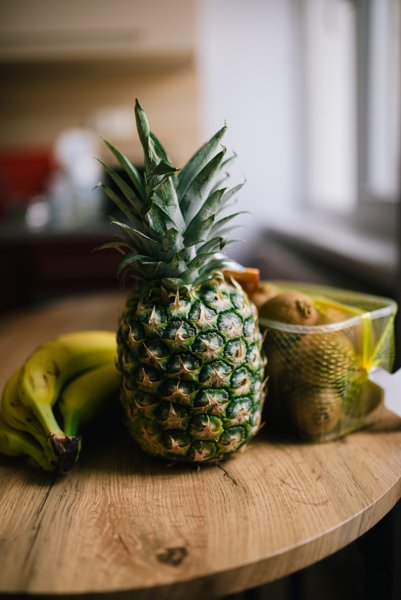
#> input picture scratch/fruit_candidates/A_vibrant_assortment_of_fresh_fruits.jpg_thumb.jpg, 401 x 600 px, given in place of Collection_of_fruits.jpg, which was not available
$ python crop_fruit.py
#> lines starting #> are read from the running program, lines starting #| are printed output that depends on the picture
from PIL import Image

src = 'scratch/fruit_candidates/Collection_of_fruits.jpg'
im = Image.open(src)
#> im is the input picture: PIL image 401x600 RGB; mean R, G, B 122.9, 109.2, 87.3
w, h = im.size
#> w = 401; h = 600
print("Source dimensions:", w, h)
#| Source dimensions: 401 600

# 4:3 crop centered
target_w = int(h * 4 / 3)
#> target_w = 800
x1 = (w - target_w) // 2
#> x1 = -200
y1 = 0
x2 = x1 + target_w
#> x2 = 600
y2 = h
#> y2 = 600

print(f"Crop box: ({x1}, {y1}, {x2}, {y2}) -> size ({x2-x1}, {y2-y1})")
#| Crop box: (-200, 0, 600, 600) -> size (800, 600)
cropped = im.crop((x1, y1, x2, y2))
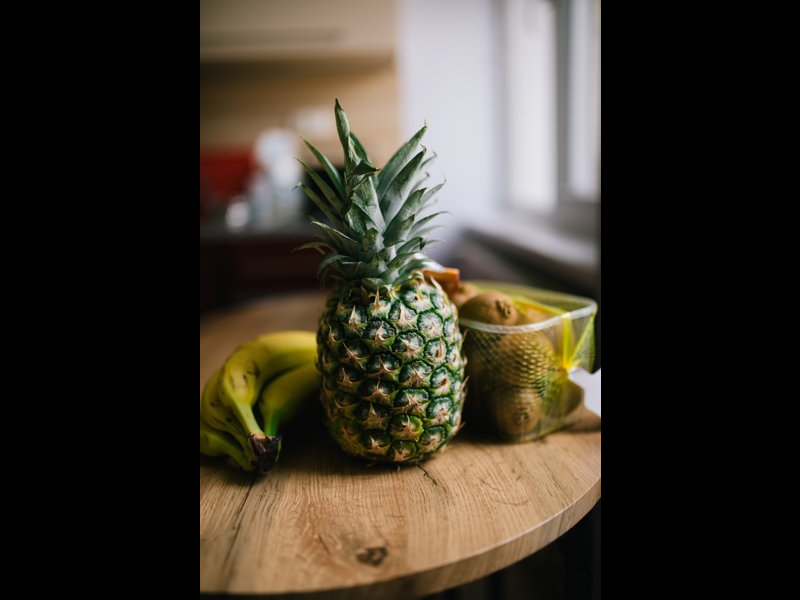
#> cropped: PIL image 800x600 RGB; mean R, G, B 61.6, 54.7, 43.7
resized = cropped.resize((1600, 1200), Image.Resampling.LANCZOS)
dest = 'scratch/fruit_candidates/category-fresh-fruits-new.webp'
resized.save(dest, 'WEBP', quality=92)
print("Saved 1600x1200 WebP:", dest)

# make thumbnail for viewing
thumb = resized.copy()
thumb.thumbnail((800, 600))
thumb.save('scratch/fruit_candidates/fruits_new_thumb.jpg', quality=85)

$ run again, on scratch/fruit_candidates/Colorful_assortment_of_fresh_fruits_arra_thumb.jpg
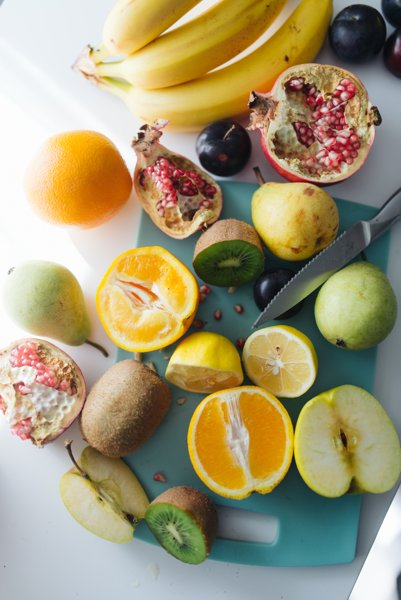
#> input picture scratch/fruit_candidates/Colorful_assortment_of_fresh_fruits_arra_thumb.jpg, 401 x 600 px, given in place of Collection_of_fruits.jpg, which was not available
#> im is the input picture: PIL image 401x600 RGB; mean R, G, B 162.5, 151.6, 117.5
#| Source dimensions: 401 600
#| Crop box: (-200, 0, 600, 600) -> size (800, 600)
#> `cropped = im.crop((x1, y1, x2, y2))`:
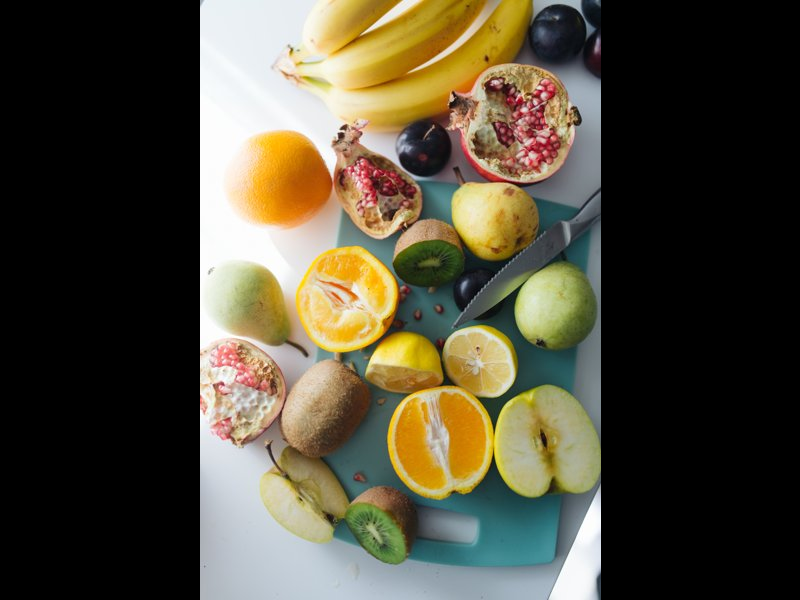
#> cropped: PIL image 800x600 RGB; mean R, G, B 81.5, 76, 58.9

$ run again, on scratch/fruit_candidates/Fresh_fruits_arranged_on_a_wooden_surfac_thumb.jpg
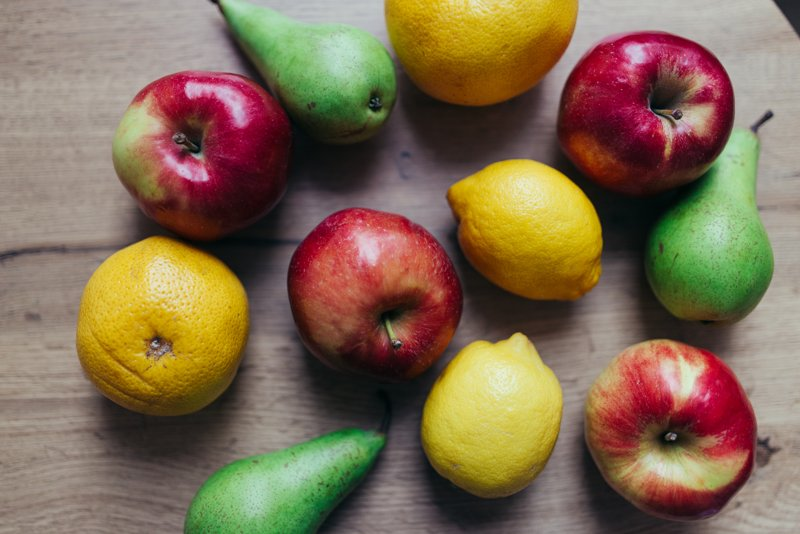
#> input picture scratch/fruit_candidates/Fresh_fruits_arranged_on_a_wooden_surfac_thumb.jpg, 800 x 534 px, given in place of Collection_of_fruits.jpg, which was not available
#> im is the input picture: PIL image 800x534 RGB; mean R, G, B 129.5, 108.1, 81.4
#| Source dimensions: 800 534
#| Crop box: (44, 0, 756, 534) -> size (712, 534)
#> `cropped = im.crop((x1, y1, x2, y2))`:
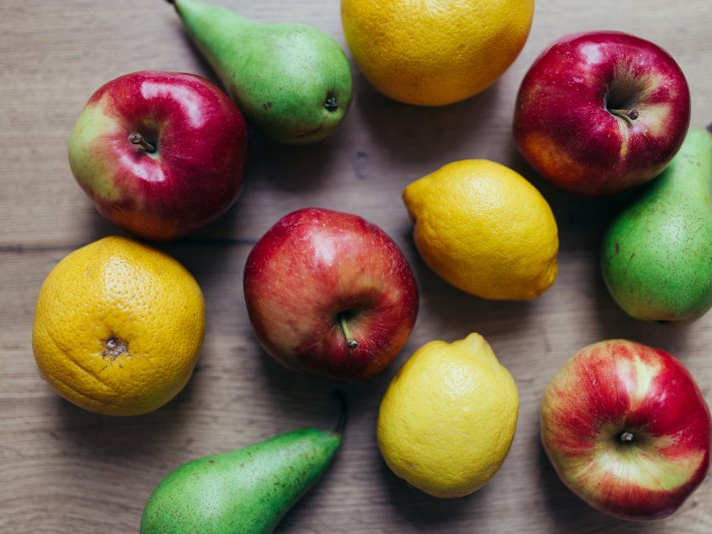
#> cropped: PIL image 712x534 RGB; mean R, G, B 125.9, 103, 74.4
